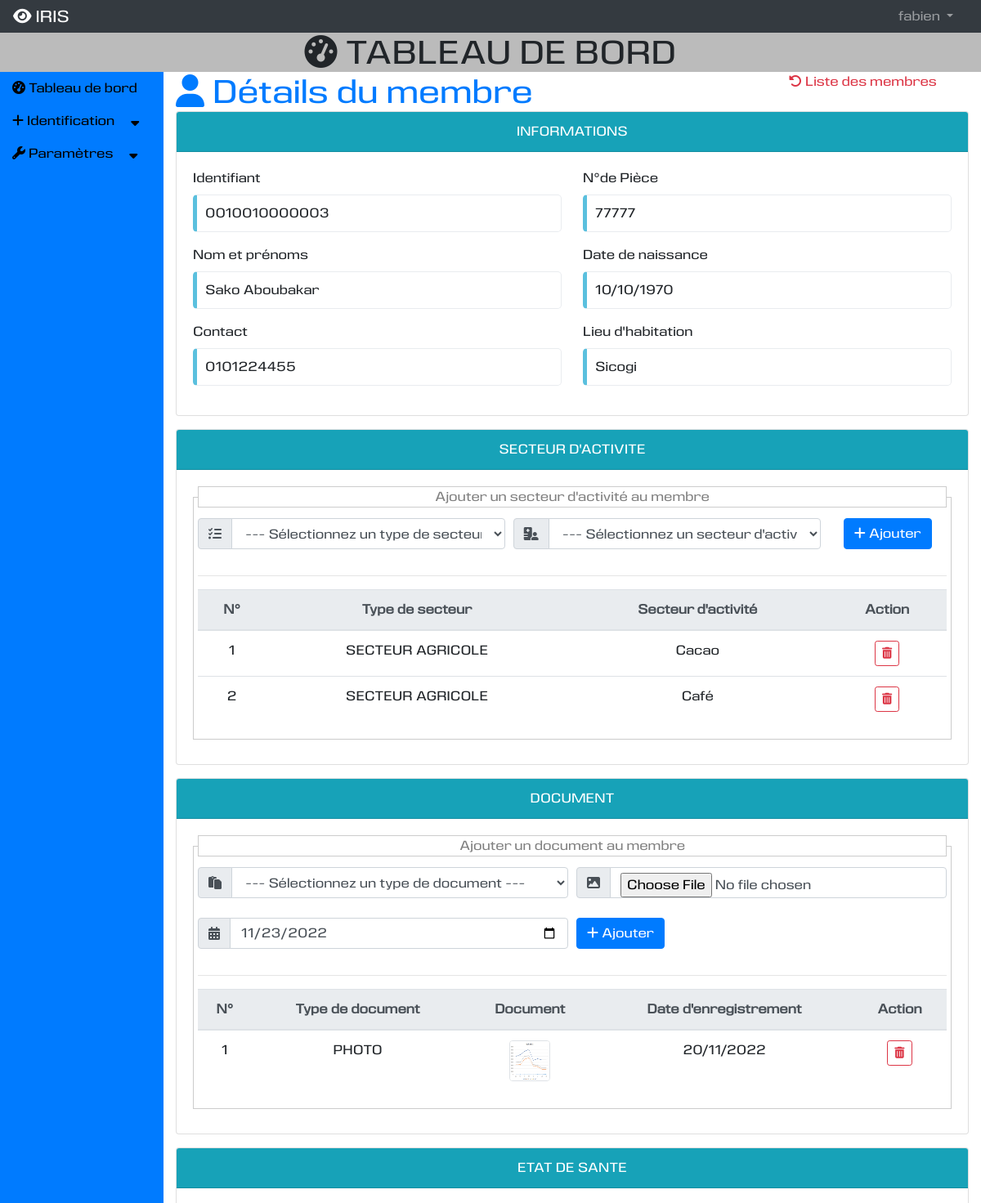
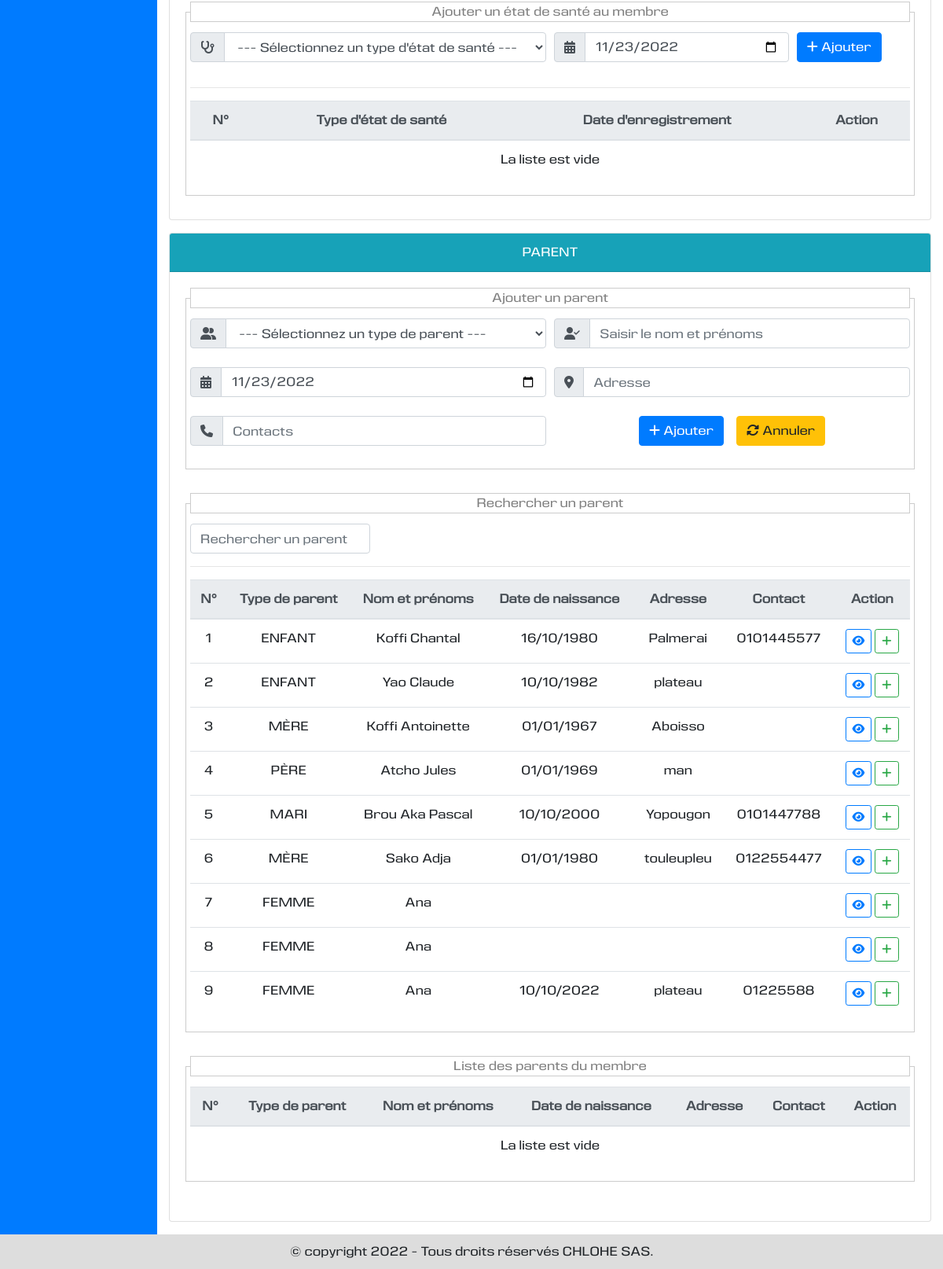
Page /presentation/details-secteuragricole/3 (signed in) on the earlier database version (2 pictures, top to bottom).
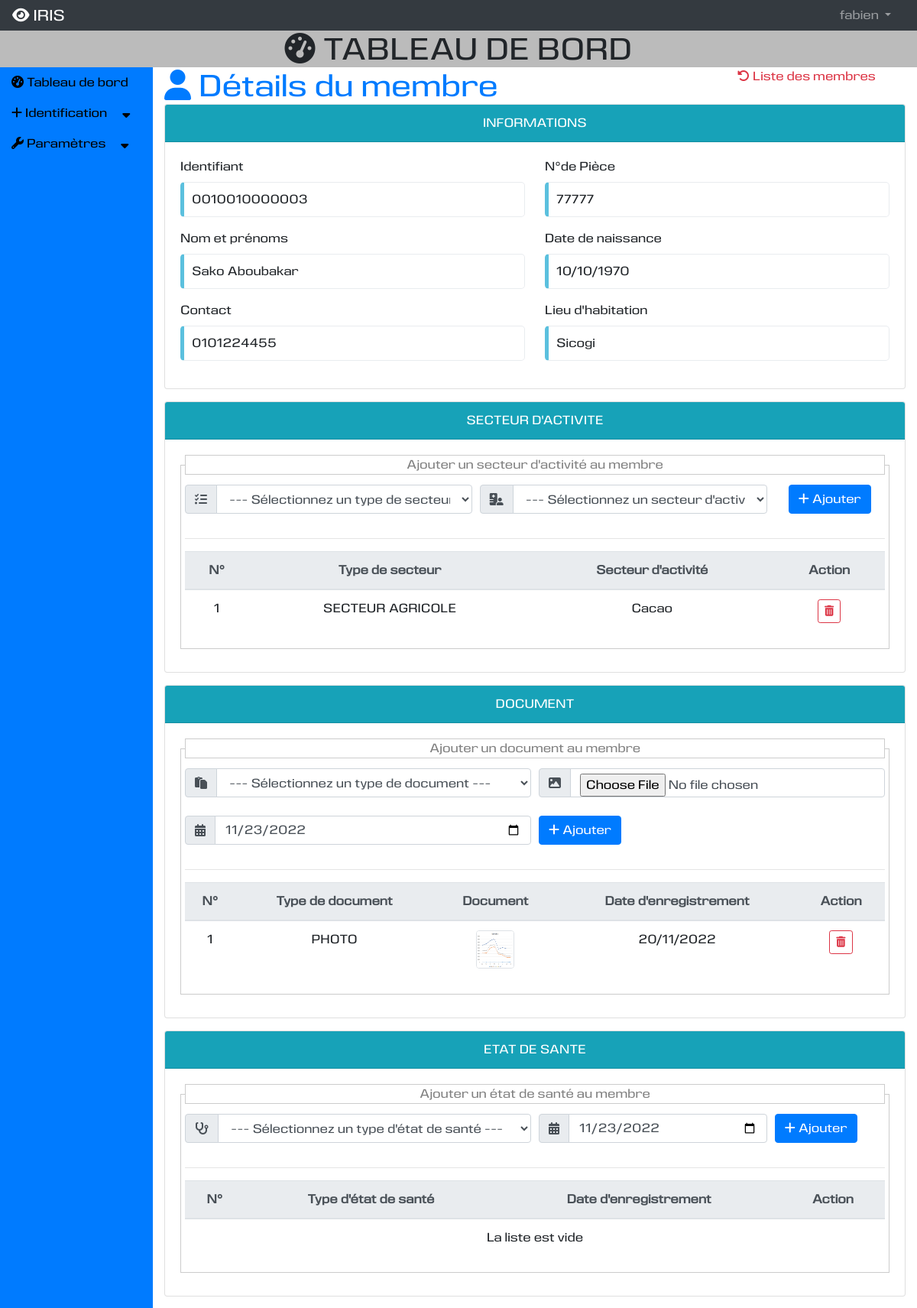
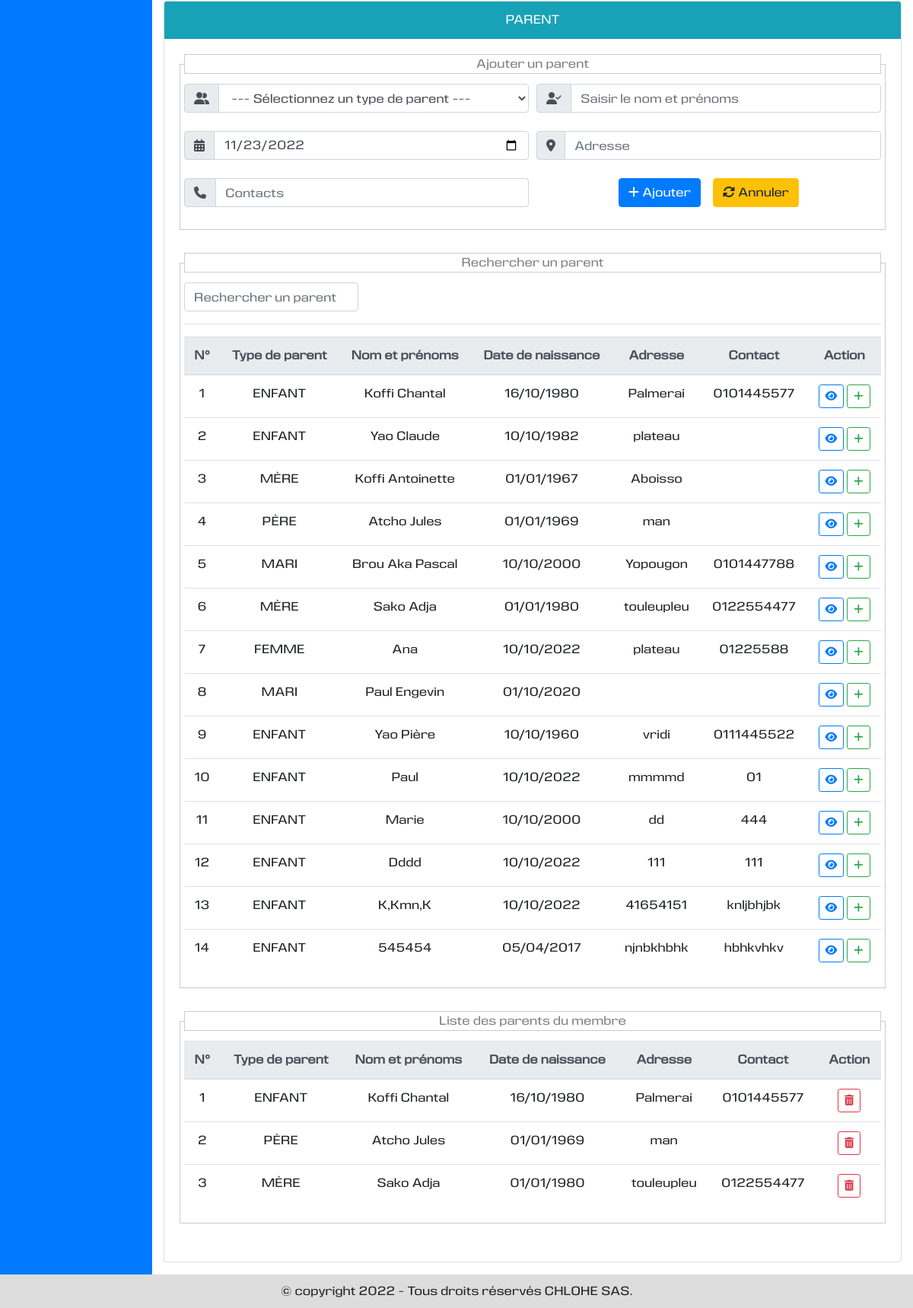
Same page on the later database version (2 pictures, top to bottom).
### vieprofessionnelle/models.py (models this page shows, shortened)
class Secteur(models.Model):
    secteur = models.CharField(max_length=250, unique=True)
    typesecteur = models.ForeignKey(TypeSecteur,null=True, on_delete=models.SET_NULL)

class TypeSecteur(models.Model):
    type = models.CharField(max_length=250, unique=True)
    def __str__(self):
        return self.type

class Document(models.Model):
    dateenre = models.DateField(null=True, blank=True, verbose_name="Date d'enregistrement")
    photo = models.ImageField(null=True, blank=True, upload_to=nomfichier)
    typedocument = models.ForeignKey(TypeDocument,default=None, on_delete=models.CASCADE)
    membre = models.ForeignKey(Membre,default=None, on_delete=models.CASCADE)

class TypeDocument(models.Model):
    libelle = models.CharField(max_length=250, verbose_name="Libellé", unique=True)
    def __str__(self):
        return self.libelle

class Parent(models.Model):
    nomprenoms = models.CharField(max_length=250, verbose_name="Nom et prénoms")
    datenaissance = models.DateField(null=True, blank=True, verbose_name="Date de naissance")
    contact = models.CharField(max_length=50, null=True, blank=True, default="", verbose_name="Contact")
    adresse = models.CharField(max_length=150, null=True, blank=True,default="", verbose_name="Adresse")
    dateenre = models.DateTimeField(default=None, null=True, blank=True, verbose_name="Date d'enregistrement")
    typeparent = models.ForeignKey(TypeParent, on_delete=models.CASCADE)

class TypeParent(models.Model):
    libelle = models.CharField(max_length=100, verbose_name="Libellé", unique=True)
    def __str__(self):
        return self.libelle

### presentation/views.py (the view)
# urls.py: path('details-secteuragricole/<str:id>', views.detail_secteuragricole, name='detail_secteuragricole'),
@login_required
@permission_required('vieprofessionnelle.add_membre', raise_exception=True)
def detail_secteuragricole(request, id):
    try:
        membre = Membre.objects.get(id=id)
    except Membre.DoesNotExist:
        messages.error(request, "Ce membre n'existe pas.")
        return HttpResponseRedirect(reverse('presentation:ajouter_secteuragricole'))
    typesecteurs = TypeSecteur.objects.order_by('id')
    secteurs = Secteur.objects.filter(membre=membre).order_by('secteur')
    typedocuments = TypeDocument.objects.order_by('id')
    documents = Document.objects.filter(membre=membre).order_by('id')
    parents_membre = Parent.objects.filter(membre=membre).order_by('id')
    parents = Parent.objects.order_by('id')
    typeparents = TypeParent.objects.order_by('id')
    typeetatsantes = TypeEtatSante.objects.order_by('id')
    etatsantes = EtatSante.objects.filter(membre=membre).order_by('id')
    context = {
        'title': "Détials du membre",
        'membre': membre,
        'typesecteurs': typesecteurs,
        'secteurs': secteurs,
        'typedocuments': typedocuments,
        'documents': documents,
        'parents_membre': parents_membre,
        'parents': parents,
        'typeparents': typeparents,
        'typeetatsantes': typeetatsantes,
        'etatsantes': etatsantes,
    }
    return render(request, 'presentation/details_secteur_agricole.html', context)

### localisation/models.py (called while the page is built)
    def __str__(self):
        return self.libelle

### presentation/templates/presentation/details_secteur_agricole.html (shortened to what the changed rows need)
{% extends 'utilisateur/base.html' %}
{% load static %}
{% block tableau_de_bord %}
<div class="row">
    <div class="col-md-12">
        <div class="row">
            <div class="col-md-9">
                <h1 class="text-primary"><i class="fas fa-user"></i> Détails du membre</h1>
            </div>
        </div>
    </div>
    <div class="col-md-12 mb-3">
        <div class="card">
            <div class="card-body">
                <form action="get" method="#">
                    <fieldset style="border:1px solid #CCC; margin-bottom:10px; padding:5px;">
                    <table class="table table-hover table-responsive-md text-center" id="tablesecteur">
                        <thead>
                        <tr class="thead-light">
                            <th>N°</th>
                            <th>Type de secteur</th>
                            <th>Secteur d'activité</th>
                            <th>Action</th>
                        </tr>
                        </thead>
                        <tbody>
                        {% for secteur in secteurs %}
                        <tr>
                            <td>{{forloop.counter}}</td>
                            <td>{{secteur.typesecteur|upper}}</td>
                            <td>{{secteur.secteur|capfirst}}</td>
                            <td class="text-center">
                                <button type="button" title="Supprimer" class="btn btn-outline-danger btn-sm" data-toggle="modal" data-target="#secteursupprimermodal{{secteur.id}}" data-backdrop="static"><i class="fas fa-trash-alt"></i></button>
                            </td>
                        </tr>
                        {% empty %}
                        <tr class="text-center">
                            <td colspan="4" class="text-center">
                                La liste est vide
                            </td>
                        </tr>
                        {% endfor %}
                        </tbody>
                    </table>
                </fieldset>
                </form>
            </div>
        </div>
    </div>
    <div class="col-md-12 mb-3">
        <div class="card">
            <div class="card-body">
                <form action="post" method="#" enctype="multipart/form-data" id="form_document">
                    <fieldset style="border:1px solid #CCC; margin-bottom:10px; padding:5px;">
                    <table class="table table-hover table-responsive-md text-center" id="tabledocument">
                        <thead>
                        <tr class="thead-light">
                            <th>N°</th>
                            <th>Type de document</th>
                            <th>Document</th>
                            <th>Date d'enregistrement</th>
                            <th>Action</th>
                        </tr>
                        </thead>
                        <tbody>
                        {% for document in documents %}
                        <tr>
                            <td>{{forloop.counter}}</td>
                            <td>{{document.typedocument|upper}}</td>
                            <td class="text-center"><img src="{{document.photo.url}}" alt="{{document.photo.name}}" title="{{document.photo.name}}" class="img-thumbnail image-petite" ></td>
                            <td>{{document.dateenre|date:"d/m/Y"}}</td>
                            <td class="text-center">
                                <button type="button" title="Supprimer" class="btn btn-outline-danger btn-sm" data-toggle="modal" data-target="#documentsupprimermodal{{document.id}}" data-backdrop="static"><i class="fas fa-trash-alt"></i></button>
                            </td>
                        </tr>
                        {% empty %}
                        <tr class="text-center">
                            <td colspan="5" class="text-center">
                                La liste est vide
                            </td>
                        </tr>
                        {% endfor %}
                        </tbody>
                    </table>
                </fieldset>
                </form>
            </div>
        </div>
    </div>
    <div class="col-md-12 mb-3">
        <div class="card">
            <div class="card-body">
                <form action="post" method="#" id="form_etatsante">
                    <fieldset style="border:1px solid #CCC; margin-bottom:10px; padding:5px;">
                    <table class="table table-hover table-responsive-md text-center" id="tableetatsante">
                        <thead>
                        <tr class="thead-light">
                            <th>N°</th>
                            <th>Type d'état de santé</th>
                            <th>Date d'enregistrement</th>
                            <th>Action</th>
                        </tr>
                        </thead>
                    </table>
                </fieldset>
                </form>
            </div>
        </div>
    </div>
    <div class="col-md-12 mb-3">
        <div class="card">
            <div class="card-body">
                <fieldset style="border:1px solid #CCC; margin-bottom:30px; padding:5px;">
                        <table class="table table-hover table-responsive-md text-center" id="table_recherche_parent">
                            <thead class="text-center">
                            <tr class="thead-light">
                                <th>N°</th>
                                <th>Type de parent</th>
                                <th>Nom et prénoms</th>
                                <th>Date de naissance</th>
                                <th>Adresse</th>
                                <th>Contact</th>
                                <th>Action</th>
                            </tr>
                            </thead>
                            <tbody>
                            {% for parent in parents %}
                            <tr>
                                <td>{{forloop.counter}}</td>
                                <td>{{parent.typeparent|upper}}</td>
                                <td>{{parent.nomprenoms|title}}</td>
                                <td>{{parent.datenaissance|date:"d/m/Y"}}</td>
                                <td>{{parent.adresse}}</td>
                                <td>{{parent.contact}}</td>
                                <td class="text-center">
                                    <a href="{% url 'presentation:detail_parent_secteuragricole' parent.id %}" class="btn btn-outline-primary btn-sm" title="Détails"><i class="fas fa-eye"></i></a>
                                    <button type="button" value="{{parent.id}}" title="ajouter ce parent" class="btn btn-outline-success btn-sm"><i class="fas fa-plus"></i></button>
                                </td>
                            </tr>
                            {% endfor %}
                            </tbody>
                        </table>
                    </fieldset>
                <fieldset style="border:1px solid #CCC; margin-bottom:30px; padding:5px;">
                        <table class="table table-hover table-responsive-md text-center" id="tableparent">
                            <thead>
                            <tr class="thead-light">
                                <th>N°</th>
                                <th>Type de parent</th>
                                <th>Nom et prénoms</th>
                                <th>Date de naissance</th>
                                <th>Adresse</th>
                                <th>Contact</th>
                                <th>Action</th>
                            </tr>
                            </thead>
                            <tbody>
                            {% for parent in parents_membre %}
                            <tr>
                                <td>{{forloop.counter}}</td>
                                <td>{{parent.typeparent|upper}}</td>
                                <td>{{parent.nomprenoms|title}}</td>
                                <td>{{parent.datenaissance|date:"d/m/Y"}}</td>
                                <td>{{parent.adresse}}</td>
                                <td>{{parent.contact}}</td>
                                <td class="text-center">
                                    <button type="button" title="Supprimer" class="btn btn-outline-danger btn-sm" data-toggle="modal" data-target="#parentsupprimermodal{{parent.id}}" data-backdrop="static"><i class="fas fa-trash-alt"></i></button>
                                </td>
                            </tr>
                            {% empty %}
                            <tr class="text-center">
                                <td colspan="7" class="text-center">
                                    La liste est vide
                                </td>
                            </tr>
                            {% endfor %}
                            </tbody>
                        </table>
                    </fieldset>
            </div>
        </div>
    </div>
</div>
{% endblock %}

Differences in the rows shown:
no longer on this page (row unchanged): Secteur: typesecteur "SECTEUR AGRICOLE", secteur "Café"
removed Parent: typeparent "FEMME", nomprenoms "Ana", {{ parent.id }} 9 (drawn), shown under "Rechercher un parent"
removed Parent: typeparent "FEMME", nomprenoms "Ana", {{ parent.id }} 10 (drawn), shown under "Rechercher un parent"
now on one of the page's lists (row unchanged): Parent: typeparent "ENFANT", nomprenoms "Koffi Chantal", datenaissance "16/10/1980", adresse "Palmerai", contact "0101445577"
now on one of the page's lists (row unchanged): Parent: typeparent "PÈRE", nomprenoms "Atcho Jules", datenaissance "01/01/1969", adresse "man"
now on one of the page's lists (row unchanged): Parent: typeparent "MÈRE", nomprenoms "Sako Adja", datenaissance "01/01/1980", adresse "touleupleu", contact "0122554477"
added Parent: typeparent "MARI", nomprenoms "Paul Engevin", datenaissance "01/10/2020", {{ parent.id }} 12 (drawn), shown under "Rechercher un parent"
added Parent: typeparent "ENFANT", nomprenoms "Yao Pière", datenaissance "10/10/1960", adresse "vridi", contact "0111445522", {{ parent.id }} 13 (drawn), shown under "Rechercher un parent"
added Parent: typeparent "ENFANT", nomprenoms "Paul", datenaissance "10/10/2022", adresse "mmmmd", contact "01", {{ parent.id }} 14 (drawn), shown under "Rechercher un parent"
added Parent: typeparent "ENFANT", nomprenoms "Marie", datenaissance "10/10/2000", adresse "dd", contact "444", {{ parent.id }} 15 (drawn), shown under "Rechercher un parent"
added Parent: typeparent "ENFANT", nomprenoms "Dddd", datenaissance "10/10/2022", adresse "111", contact "111", {{ parent.id }} 16 (drawn), shown under "Rechercher un parent"
added Parent: typeparent "ENFANT", nomprenoms "K,Kmn,K", datenaissance "10/10/2022", adresse "41654151", contact "knljbhjbk", {{ parent.id }} 17 (drawn), shown under "Rechercher un parent"
added Parent: typeparent "ENFANT", nomprenoms "545454", datenaissance "05/04/2017", adresse "njnbkhbhk", contact "hbhkvhkv", {{ parent.id }} 18 (drawn), shown under "Rechercher un parent"
Other differences:
text no longer shown: "La liste est vide"
